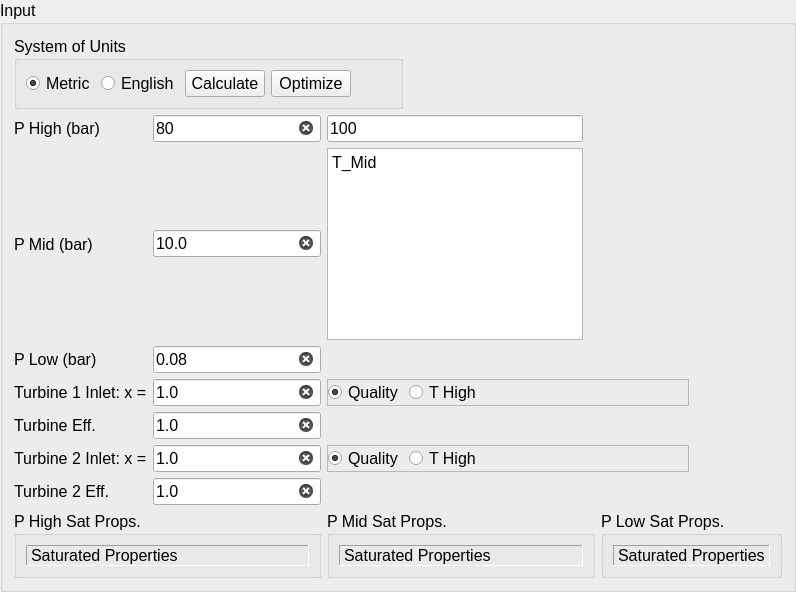
      <widget class="QGroupBox" name="gb_Input">
       <property name="sizePolicy">
        <sizepolicy hsizetype="Fixed" vsizetype="Fixed">
         <horstretch>0</horstretch>
         <verstretch>0</verstretch>
        </sizepolicy>
       </property>
       <property name="font">
        <font>
         <pointsize>12</pointsize>
        </font>
       </property>
       <property name="title">
        <string>Input</string>
       </property>
       <property name="alignment">
        <set>Qt::AlignLeading|Qt::AlignLeft|Qt::AlignTop</set>
       </property>
       <layout class="QVBoxLayout" name="gb_InputVerticalLayout">
        <property name="sizeConstraint">
         <enum>QLayout::SetFixedSize</enum>
        </property>
        <item>
         <layout class="QGridLayout" name="gridLayoutInput" columnstretch="0,0,0,0,0,0,0" columnminimumwidth="0,0,0,0,0,0,0">
          <item row="4" column="1">
           <widget class="QLineEdit" name="le_PLow">
            <property name="sizePolicy">
             <sizepolicy hsizetype="Preferred" vsizetype="Fixed">
              <horstretch>0</horstretch>
              <verstretch>0</verstretch>
             </sizepolicy>
            </property>
            <property name="maximumSize">
             <size>
              <width>200</width>
              <height>16777215</height>
             </size>
            </property>
            <property name="baseSize">
             <size>
              <width>100</width>
              <height>0</height>
             </size>
            </property>
            <property name="font">
             <font>
              <pointsize>12</pointsize>
             </font>
            </property>
            <property name="text">
             <string>0.08</string>
            </property>
            <property name="placeholderText">
             <string>enter a value for the low pressure isobar</string>
            </property>
            <property name="clearButtonEnabled">
             <bool>true</bool>
            </property>
           </widget>
          </item>
          <item row="13" column="0" colspan="2">
           <widget class="QGroupBox" name="grp_PHighSatProps">
            <property name="title">
             <string>P High Sat Props.</string>
            </property>
            <layout class="QVBoxLayout" name="verticalLayout_2">
             <item>
              <widget class="QLabel" name="lbl_SatPropHigh">
               <property name="font">
                <font>
                 <pointsize>12</pointsize>
                </font>
               </property>
               <property name="frameShape">
                <enum>QFrame::Panel</enum>
               </property>
               <property name="frameShadow">
                <enum>QFrame::Sunken</enum>
               </property>
               <property name="text">
                <string>Saturated Properties</string>
               </property>
              </widget>
             </item>
            </layout>
           </widget>
          </item>
          <item row="8" column="1">
           <widget class="QLineEdit" name="le_TurbineEff">
            <property name="sizePolicy">
             <sizepolicy hsizetype="Preferred" vsizetype="Fixed">
              <horstretch>0</horstretch>
              <verstretch>0</verstretch>
             </sizepolicy>
            </property>
            <property name="maximumSize">
             <size>
              <width>200</width>
              <height>16777215</height>
             </size>
            </property>
            <property name="baseSize">
             <size>
              <width>100</width>
              <height>0</height>
             </size>
            </property>
            <property name="font">
             <font>
              <pointsize>12</pointsize>
             </font>
            </property>
            <property name="text">
             <string>1.0</string>
            </property>
            <property name="placeholderText">
             <string>turbine isentropic efficiency 0.0&lt;eta&lt;=1.0</string>
            </property>
            <property name="clearButtonEnabled">
             <bool>true</bool>
            </property>
           </widget>
          </item>
          <item row="8" column="0">
           <widget class="QLabel" name="label">
            <property name="font">
             <font>
              <pointsize>12</pointsize>
             </font>
            </property>
            <property name="text">
             <string>Turbine Eff.</string>
            </property>
            <property name="textFormat">
             <enum>Qt::PlainText</enum>
            </property>
           </widget>
          </item>
          <item row="6" column="1">
           <widget class="QLineEdit" name="le_TurbineInletCondition">
            <property name="sizePolicy">
             <sizepolicy hsizetype="Preferred" vsizetype="Fixed">
              <horstretch>0</horstretch>
              <verstretch>0</verstretch>
             </sizepolicy>
            </property>
            <property name="maximumSize">
             <size>
              <width>200</width>
              <height>16777215</height>
             </size>
            </property>
            <property name="baseSize">
             <size>
              <width>100</width>
              <height>0</height>
             </size>
            </property>
            <property name="font">
             <font>
              <pointsize>12</pointsize>
             </font>
            </property>
            <property name="text">
             <string>1.0</string>
            </property>
            <property name="clearButtonEnabled">
             <bool>true</bool>
            </property>
           </widget>
          </item>
          <item row="1" column="0" colspan="4">
           <widget class="QGroupBox" name="gb_UnitsSystem">
            <property name="sizePolicy">
             <sizepolicy hsizetype="Fixed" vsizetype="Preferred">
              <horstretch>0</horstretch>
              <verstretch>0</verstretch>
             </sizepolicy>
            </property>
            <property name="title">
             <string>System of Units</string>
            </property>
            <layout class="QHBoxLayout" name="horizontalLayout">
             <item>
              <widget class="QRadioButton" name="rb_SI">
               <property name="text">
                <string>Metric</string>
               </property>
               <property name="checked">
                <bool>true</bool>
               </property>
              </widget>
             </item>
             <item>
              <widget class="QRadioButton" name="rb_English">
               <property name="text">
                <string>English</string>
               </property>
               <property name="checked">
                <bool>false</bool>
               </property>
              </widget>
             </item>
             <item>
              <widget class="QPushButton" name="btn_Calculate">
               <property name="sizePolicy">
                <sizepolicy hsizetype="Minimum" vsizetype="Preferred">
                 <horstretch>0</horstretch>
                 <verstretch>0</verstretch>
                </sizepolicy>
               </property>
               <property name="font">
                <font>
                 <pointsize>12</pointsize>
                </font>
               </property>
               <property name="text">
                <string>Calculate</string>
               </property>
              </widget>
             </item>
             <item>
              <widget class="QPushButton" name="pb_Optimize">
               <property name="text">
                <string>Optimize</string>
               </property>
              </widget>
             </item>
             <item>
              <spacer name="horizontalSpacer_3">
               <property name="orientation">
                <enum>Qt::Horizontal</enum>
               </property>
               <property name="sizeHint" stdset="0">
                <size>
                 <width>40</width>
                 <height>20</height>
                </size>
               </property>
              </spacer>
             </item>
            </layout>
           </widget>
          </item>
          <item row="13" column="2" colspan="3">
           <widget class="QGroupBox" name="grp_PMidSatProps">
            <property name="title">
             <string>P Mid Sat Props.</string>
            </property>
            <layout class="QVBoxLayout" name="verticalLayout_3">
             <item>
              <widget class="QLabel" name="lbl_SatPropMid">
               <property name="font">
                <font>
                 <pointsize>12</pointsize>
                </font>
               </property>
               <property name="frameShape">
                <enum>QFrame::Panel</enum>
               </property>
               <property name="frameShadow">
                <enum>QFrame::Sunken</enum>
               </property>
               <property name="text">
                <string>Saturated Properties</string>
               </property>
              </widget>
             </item>
            </layout>
           </widget>
          </item>
          <item row="4" column="0">
           <widget class="QLabel" name="lbl_PLow">
            <property name="sizePolicy">
             <sizepolicy hsizetype="Preferred" vsizetype="Preferred">
              <horstretch>0</horstretch>
              <verstretch>0</verstretch>
             </sizepolicy>
            </property>
            <property name="font">
             <font>
              <pointsize>12</pointsize>
             </font>
            </property>
            <property name="text">
             <string>P Low (bar)</string>
            </property>
           </widget>
          </item>
          <item row="11" column="1">
           <widget class="QLineEdit" name="le_TurbineEff_2">
            <property name="sizePolicy">
             <sizepolicy hsizetype="Preferred" vsizetype="Fixed">
              <horstretch>0</horstretch>
              <verstretch>0</verstretch>
             </sizepolicy>
            </property>
            <property name="maximumSize">
             <size>
              <width>200</width>
              <height>16777215</height>
             </size>
            </property>
            <property name="baseSize">
             <size>
              <width>100</width>
              <height>0</height>
             </size>
            </property>
            <property name="font">
             <font>
              <pointsize>12</pointsize>
             </font>
            </property>
            <property name="text">
             <string>1.0</string>
            </property>
            <property name="placeholderText">
             <string>turbine isentropic efficiency 0.0&lt;eta&lt;=1.0</string>
            </property>
            <property name="clearButtonEnabled">
             <bool>true</bool>
            </property>
           </widget>
          </item>
          <item row="9" column="1">
           <widget class="QLineEdit" name="le_TurbineInletCondition_2">
            <property name="sizePolicy">
             <sizepolicy hsizetype="Preferred" vsizetype="Fixed">
              <horstretch>0</horstretch>
              <verstretch>0</verstretch>
             </sizepolicy>
            </property>
            <property name="maximumSize">
             <size>
              <width>200</width>
              <height>16777215</height>
             </size>
            </property>
            <property name="baseSize">
             <size>
              <width>100</width>
              <height>0</height>
             </size>
            </property>
            <property name="font">
             <font>
              <pointsize>12</pointsize>
             </font>
            </property>
            <property name="text">
             <string>1.0</string>
            </property>
            <property name="clearButtonEnabled">
             <bool>true</bool>
            </property>
           </widget>
          </item>
          <item row="6" column="2" colspan="4">
           <widget class="QFrame" name="frame">
            <property name="sizePolicy">
             <sizepolicy hsizetype="Preferred" vsizetype="Preferred">
              <horstretch>0</horstretch>
              <verstretch>0</verstretch>
             </sizepolicy>
            </property>
            <property name="maximumSize">
             <size>
              <width>16777215</width>
              <height>100</height>
             </size>
            </property>
            <property name="frameShape">
             <enum>QFrame::StyledPanel</enum>
            </property>
            <property name="frameShadow">
             <enum>QFrame::Raised</enum>
            </property>
            <layout class="QHBoxLayout" name="horizontalLayout_6">
             <property name="leftMargin">
              <number>0</number>
             </property>
             <property name="topMargin">
              <number>0</number>
             </property>
             <property name="rightMargin">
              <number>0</number>
             </property>
             <property name="bottomMargin">
              <number>0</number>
             </property>
             <item>
              <widget class="QRadioButton" name="rdo_Quality">
               <property name="font">
                <font>
                 <pointsize>12</pointsize>
                </font>
               </property>
               <property name="text">
                <string>Quality</string>
               </property>
               <property name="checked">
                <bool>true</bool>
               </property>
               <property name="autoExclusive">
                <bool>true</bool>
               </property>
              </widget>
             </item>
             <item>
              <widget class="QRadioButton" name="rdo_THigh">
               <property name="font">
                <font>
                 <pointsize>12</pointsize>
                </font>
               </property>
               <property name="text">
                <string>T High</string>
               </property>
               <property name="checked">
                <bool>false</bool>
               </property>
              </widget>
             </item>
             <item>
              <spacer name="horizontalSpacer">
               <property name="orientation">
                <enum>Qt::Horizontal</enum>
               </property>
               <property name="sizeHint" stdset="0">
                <size>
                 <width>40</width>
                 <height>20</height>
                </size>
               </property>
              </spacer>
             </item>
            </layout>
           </widget>
          </item>
          <item row="2" column="2">
           <widget class="QLineEdit" name="lineEdit">
            <property name="text">
             <string>100</string>
            </property>
           </widget>
          </item>
          <item row="13" column="5" colspan="2">
           <widget class="QGroupBox" name="grp_PLowSatProps">
            <property name="title">
             <string>P Low Sat Props.</string>
            </property>
            <layout class="QVBoxLayout" name="verticalLayout_4">
             <item>
              <widget class="QLabel" name="lbl_SatPropLow">
               <property name="font">
                <font>
                 <pointsize>12</pointsize>
                </font>
               </property>
               <property name="frameShape">
                <enum>QFrame::Panel</enum>
               </property>
               <property name="frameShadow">
                <enum>QFrame::Sunken</enum>
               </property>
               <property name="text">
                <string>Saturated Properties</string>
               </property>
              </widget>
             </item>
            </layout>
           </widget>
          </item>
          <item row="9" column="0">
           <widget class="QLabel" name="lbl_TurbineInletCondition_2">
            <property name="sizePolicy">
             <sizepolicy hsizetype="Preferred" vsizetype="Preferred">
              <horstretch>0</horstretch>
              <verstretch>0</verstretch>
             </sizepolicy>
            </property>
            <property name="font">
             <font>
              <pointsize>12</pointsize>
             </font>
            </property>
            <property name="text">
             <string>Turbine 2 Inlet: x =</string>
            </property>
           </widget>
          </item>
          <item row="11" column="0">
           <widget class="QLabel" name="label_4">
            <property name="font">
             <font>
              <pointsize>12</pointsize>
             </font>
            </property>
            <property name="text">
             <string>Turbine 2 Eff.</string>
            </property>
            <property name="textFormat">
             <enum>Qt::PlainText</enum>
            </property>
           </widget>
          </item>
          <item row="2" column="1">
           <widget class="QLineEdit" name="le_PHigh">
            <property name="sizePolicy">
             <sizepolicy hsizetype="Preferred" vsizetype="Fixed">
              <horstretch>0</horstretch>
              <verstretch>0</verstretch>
             </sizepolicy>
            </property>
            <property name="maximumSize">
             <size>
              <width>200</width>
              <height>16777215</height>
             </size>
            </property>
            <property name="baseSize">
             <size>
              <width>100</width>
              <height>0</height>
             </size>
            </property>
            <property name="font">
             <font>
              <pointsize>12</pointsize>
             </font>
            </property>
            <property name="toolTip">
             <string>Enter the high pressure isobar pressure</string>
            </property>
            <property name="toolTipDuration">
             <number>1</number>
            </property>
            <property name="text">
             <string>80</string>
            </property>
            <property name="placeholderText">
             <string>enter a value for the high pressure isobar</string>
            </property>
            <property name="clearButtonEnabled">
             <bool>true</bool>
            </property>
           </widget>
          </item>
          <item row="3" column="1">
           <widget class="QLineEdit" name="le_PMid">
            <property name="sizePolicy">
             <sizepolicy hsizetype="Preferred" vsizetype="Fixed">
              <horstretch>0</horstretch>
              <verstretch>0</verstretch>
             </sizepolicy>
            </property>
            <property name="maximumSize">
             <size>
              <width>200</width>
              <height>16777215</height>
             </size>
            </property>
            <property name="text">
             <string>10.0</string>
            </property>
            <property name="placeholderText">
             <string>10</string>
            </property>
            <property name="clearButtonEnabled">
             <bool>true</bool>
            </property>
           </widget>
          </item>
          <item row="9" column="2" colspan="4">
           <widget class="QFrame" name="frame_2">
            <property name="frameShape">
             <enum>QFrame::StyledPanel</enum>
            </property>
            <property name="frameShadow">
             <enum>QFrame::Raised</enum>
            </property>
            <layout class="QHBoxLayout" name="horizontalLayout_4">
             <property name="leftMargin">
              <number>0</number>
             </property>
             <property name="topMargin">
              <number>0</number>
             </property>
             <property name="rightMargin">
              <number>0</number>
             </property>
             <property name="bottomMargin">
              <number>0</number>
             </property>
             <item>
              <widget class="QRadioButton" name="rdo_Quality_2">
               <property name="font">
                <font>
                 <pointsize>12</pointsize>
                </font>
               </property>
               <property name="text">
                <string>Quality</string>
               </property>
               <property name="checked">
                <bool>true</bool>
               </property>
               <property name="autoExclusive">
                <bool>true</bool>
               </property>
              </widget>
             </item>
             <item>
              <widget class="QRadioButton" name="rdo_THigh_2">
               <property name="font">
                <font>
                 <pointsize>12</pointsize>
                </font>
               </property>
               <property name="text">
                <string>T High</string>
               </property>
               <property name="checked">
                <bool>false</bool>
               </property>
              </widget>
             </item>
             <item>
              <spacer name="horizontalSpacer_2">
               <property name="orientation">
                <enum>Qt::Horizontal</enum>
               </property>
               <property name="sizeHint" stdset="0">
                <size>
                 <width>40</width>
                 <height>20</height>
                </size>
               </property>
              </spacer>
             </item>
            </layout>
           </widget>
          </item>
          <item row="3" column="0">
           <widget class="QLabel" name="lbl_PMid">
            <property name="text">
             <string>P Mid (bar)</string>
            </property>
           </widget>
          </item>
          <item row="6" column="0">
           <widget class="QLabel" name="lbl_TurbineInletCondition">
            <property name="sizePolicy">
             <sizepolicy hsizetype="Preferred" vsizetype="Preferred">
              <horstretch>0</horstretch>
              <verstretch>0</verstretch>
             </sizepolicy>
            </property>
            <property name="font">
             <font>
              <pointsize>12</pointsize>
             </font>
            </property>
            <property name="text">
             <string>Turbine 1 Inlet: x =</string>
            </property>
           </widget>
          </item>
          <item row="2" column="0">
           <widget class="QLabel" name="lbl_PHigh">
            <property name="sizePolicy">
             <sizepolicy hsizetype="Preferred" vsizetype="Preferred">
              <horstretch>0</horstretch>
              <verstretch>0</verstretch>
             </sizepolicy>
            </property>
            <property name="font">
             <font>
              <pointsize>12</pointsize>
             </font>
            </property>
            <property name="text">
             <string>P High (bar)</string>
            </property>
           </widget>
          </item>
          <item row="3" column="2">
           <widget class="QTextEdit" name="textEdit">
            <property name="html">
             <string>&lt;!DOCTYPE HTML PUBLIC &quot;-//W3C//DTD HTML 4.0//EN&quot; &quot;http://www.w3.org/TR/REC-html40/strict.dtd&quot;&gt;
&lt;html&gt;&lt;head&gt;&lt;meta name=&quot;qrichtext&quot; content=&quot;1&quot; /&gt;&lt;style type=&quot;text/css&quot;&gt;
p, li { white-space: pre-wrap; }
&lt;/style&gt;&lt;/head&gt;&lt;body style=&quot; font-family:'.AppleSystemUIFont'; font-size:12pt; font-weight:400; font-style:normal;&quot;&gt;
&lt;p style=&quot; margin-top:0px; margin-bottom:0px; margin-left:0px; margin-right:0px; -qt-block-indent:0; text-indent:0px;&quot;&gt;T_Mid&lt;/p&gt;&lt;/body&gt;&lt;/html&gt;</string>
            </property>
           </widget>
          </item>
         </layout>
        </item>
       </layout>
      </widget>
